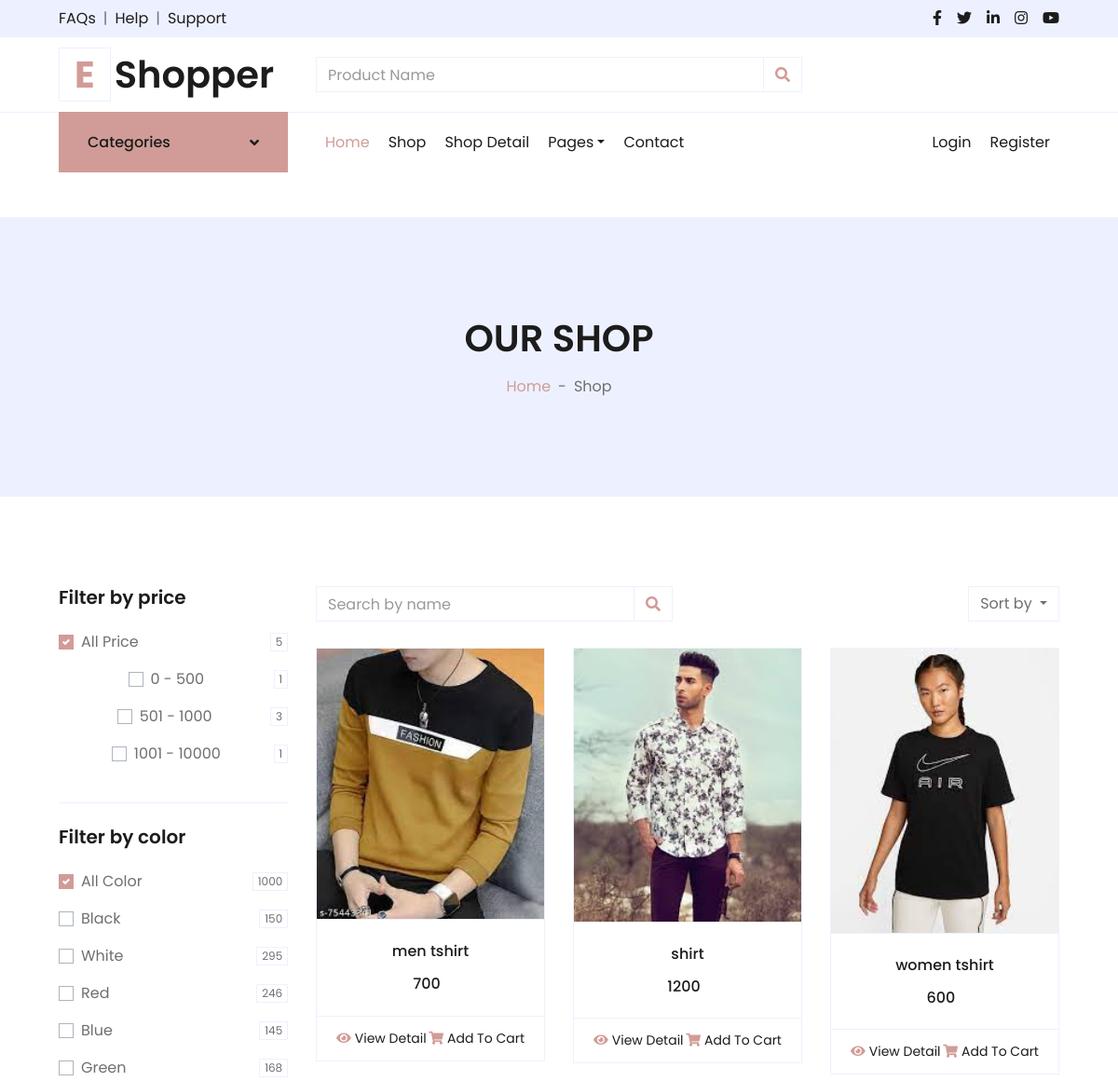
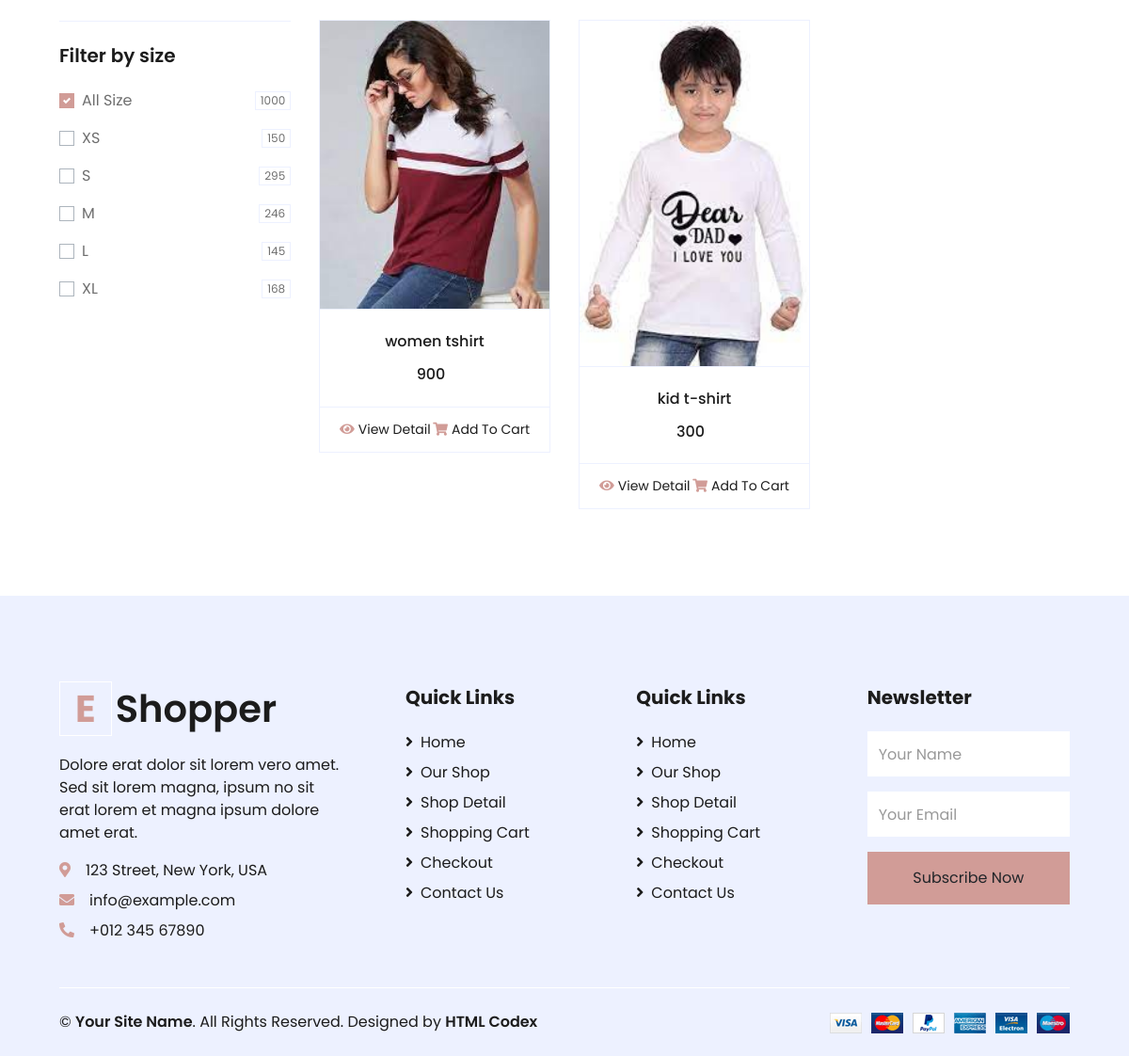
The app's page /shop/ with its own data (2 pictures, top to bottom).
### myapp/models.py (models this page shows, shortened)
class Product(models.Model):
	category=(
			('men','men'),
			('women','women'),
			('kid','kid'),
		)
	size=(
			("s","s"),
			("m","m"),
			("l","l"),
			("xl","xl"),
			("xxl","xxl"),
		)
	seller=models.ForeignKey(User,on_delete=models.CASCADE)
	product_category=models.CharField(max_length=100,choices=category)
	product_name=models.CharField(max_length=100)
	product_price=models.PositiveIntegerField()
	product_desc=models.TextField()
	product_size=models.TextField(max_length=100,choices=size)
	product_image=models.ImageField(upload_to="product_pic/")

### myapp/views.py (the view)
# urls.py: path('shop/',views.shop,name='shop'),
def shop(request):
	products=Product.objects.all()
	products500=Product.objects.filter(product_price__range=(0,500))
	products1000=Product.objects.filter(product_price__range=(501,1000))
	products1001=Product.objects.filter(product_price__range=(1001,10000))
	return render(request,'shop.html',{'products':products,'products500':products500,'products1000':products1000,'products1001':products1001})

### myapp/templates/shop.html (shortened to what this page needs)
{% extends 'header.html' %}
{% load static %}
{% block content %}
<!DOCTYPE html>
<html lang="en">
<head>
</head>
<body>
    <div class="container-fluid bg-secondary mb-5">
        <div class="d-flex flex-column align-items-center justify-content-center" style="min-height: 300px">
            <h1 class="font-weight-semi-bold text-uppercase mb-3">Our Shop</h1>
            <div class="d-inline-flex">
                <p class="m-0"><a href="">Home</a></p>
                <p class="m-0 px-2">-</p>
                <p class="m-0">Shop</p>
            </div>
        </div>
    </div>
    <div class="container-fluid pt-5">
        <div class="row px-xl-5">
            <div class="col-lg-3 col-md-12">
                <div class="border-bottom mb-4 pb-4">
                    <h5 class="font-weight-semi-bold mb-4">Filter by price</h5>
                        <div class="custom-control custom-checkbox d-flex align-items-center justify-content-between mb-3">
                            <label class="custom-control-label" for="price-all">All Price</label>
                            <span class="badge border font-weight-normal">{{products.count}}</span>
                        </div>
                        <div class="custom-control custom-checkbox d-flex align-items-center justify-content-between mb-3">
                            <label class="custom-control-label" for="price-1">0 - 500</label>
                            <span class="badge border font-weight-normal">{{products500.count}}</span>
                        </div>
                        <div class="custom-control custom-checkbox d-flex align-items-center justify-content-between mb-3">
                            <label class="custom-control-label" for="price-2">501 - 1000</label>
                            <span class="badge border font-weight-normal">{{products1000.count}}</span>
                        </div>
                        <div class="custom-control custom-checkbox d-flex align-items-center justify-content-between mb-3">
                            <label class="custom-control-label" for="price-3">1001 - 10000</label>
                            <span class="badge border font-weight-normal">{{products1001.count}}</span>
                        </div>
                </div>
                <div class="border-bottom mb-4 pb-4">
                    <h5 class="font-weight-semi-bold mb-4">Filter by color</h5>
                    <form>
                        <div class="custom-control custom-checkbox d-flex align-items-center justify-content-between mb-3">
                            <label class="custom-control-label" for="price-all">All Color</label>
                            <span class="badge border font-weight-normal">1000</span>
                        </div>
                        <div class="custom-control custom-checkbox d-flex align-items-center justify-content-between mb-3">
                            <label class="custom-control-label" for="color-1">Black</label>
                            <span class="badge border font-weight-normal">150</span>
                        </div>
                        <div class="custom-control custom-checkbox d-flex align-items-center justify-content-between mb-3">
                            <label class="custom-control-label" for="color-2">White</label>
                            <span class="badge border font-weight-normal">295</span>
                        </div>
                        <div class="custom-control custom-checkbox d-flex align-items-center justify-content-between mb-3">
                            <label class="custom-control-label" for="color-3">Red</label>
                            <span class="badge border font-weight-normal">246</span>
                        </div>
                        <div class="custom-control custom-checkbox d-flex align-items-center justify-content-between mb-3">
                            <label class="custom-control-label" for="color-4">Blue</label>
                            <span class="badge border font-weight-normal">145</span>
                        </div>
                        <div class="custom-control custom-checkbox d-flex align-items-center justify-content-between">
                            <label class="custom-control-label" for="color-5">Green</label>
                            <span class="badge border font-weight-normal">168</span>
                        </div>
                    </form>
                </div>
                <div class="mb-5">
                    <h5 class="font-weight-semi-bold mb-4">Filter by size</h5>
                    <form>
                        <div class="custom-control custom-checkbox d-flex align-items-center justify-content-between mb-3">
                            <label class="custom-control-label" for="size-all">All Size</label>
                            <span class="badge border font-weight-normal">1000</span>
                        </div>
                        <div class="custom-control custom-checkbox d-flex align-items-center justify-content-between mb-3">
                            <label class="custom-control-label" for="size-1">XS</label>
                            <span class="badge border font-weight-normal">150</span>
                        </div>
                        <div class="custom-control custom-checkbox d-flex align-items-center justify-content-between mb-3">
                            <label class="custom-control-label" for="size-2">S</label>
                            <span class="badge border font-weight-normal">295</span>
                        </div>
                        <div class="custom-control custom-checkbox d-flex align-items-center justify-content-between mb-3">
                            <label class="custom-control-label" for="size-3">M</label>
                            <span class="badge border font-weight-normal">246</span>
                        </div>
                        <div class="custom-control custom-checkbox d-flex align-items-center justify-content-between mb-3">
                            <label class="custom-control-label" for="size-4">L</label>
                            <span class="badge border font-weight-normal">145</span>
                        </div>
                        <div class="custom-control custom-checkbox d-flex align-items-center justify-content-between">
                            <label class="custom-control-label" for="size-5">XL</label>
                            <span class="badge border font-weight-normal">168</span>
                        </div>
                    </form>
                </div>
            </div>
            <div class="col-lg-9 col-md-12">
                <div class="row pb-3">
                    <div class="col-12 pb-1">
                        <div class="d-flex align-items-center justify-content-between mb-4">
                            <form action="">
                                <div class="input-group">
                                    <input type="text" class="form-control" placeholder="Search by name">
                                    <div class="input-group-append">
                                        <span class="input-group-text bg-transparent text-primary">
                                            <i class="fa fa-search"></i>
                                        </span>
                                    </div>
                                </div>
                            </form>
                            <div class="dropdown ml-4">
                                <button class="btn border dropdown-toggle" type="button" id="triggerId" data-toggle="dropdown" aria-haspopup="true"
                                        aria-expanded="false">
                                            Sort by
                                        </button>
                            </div>
                        </div>
                    </div>
                    {% for i in products %}
                    <div class="col-lg-4 col-md-6 col-sm-12 pb-1">
                        <div class="card product-item border-0 mb-4">
                            <div class="card-header product-img position-relative overflow-hidden bg-transparent border p-0">
                                <img class="img-fluid w-100" src="{{i.product_image.url}}" alt="">
                            </div>
                            <div class="card-body border-left border-right text-center p-0 pt-4 pb-3">
                                <h6 class="text-truncate mb-3">{{i.product_name}}</h6>
                                <div class="d-flex justify-content-center">
                                    <h6>{{i.product_price}}</h6><h6 class="text-muted ml-2"></h6>
                                </div>
                            </div>
                            <div class="card-footer d-flex justify-content-between bg-light border">
                                <a href="{% url 'product-detail' pk=i.pk %}" class="btn btn-sm text-dark p-0"><i class="fas fa-eye text-primary mr-1"></i>View Detail</a>
                                <a href="" class="btn btn-sm text-dark p-0"><i class="fas fa-shopping-cart text-primary mr-1"></i>Add To Cart</a>
                            </div>
                        </div>
                    </div>
                    {% endfor %}
                </div>
            </div>
        </div>
    </div>
</body>
</html>
{% endblock %}

### records on screen
Product: product_image (picture), product_name "men tshirt", product_price "700"
Product: product_image (picture), product_name "shirt", product_price "1200"
Product: product_image (picture), product_name "women tshirt", product_price "600"
Product: product_image (picture), product_name "women tshirt", product_price "900"
Product: product_image (picture), product_name "kid t-shirt", product_price "300"

### other values on screen
{{ products.count }} "5"
{{ products500.count }} "1"
{{ products1000.count }} "3"
{{ products1001.count }} "1"
